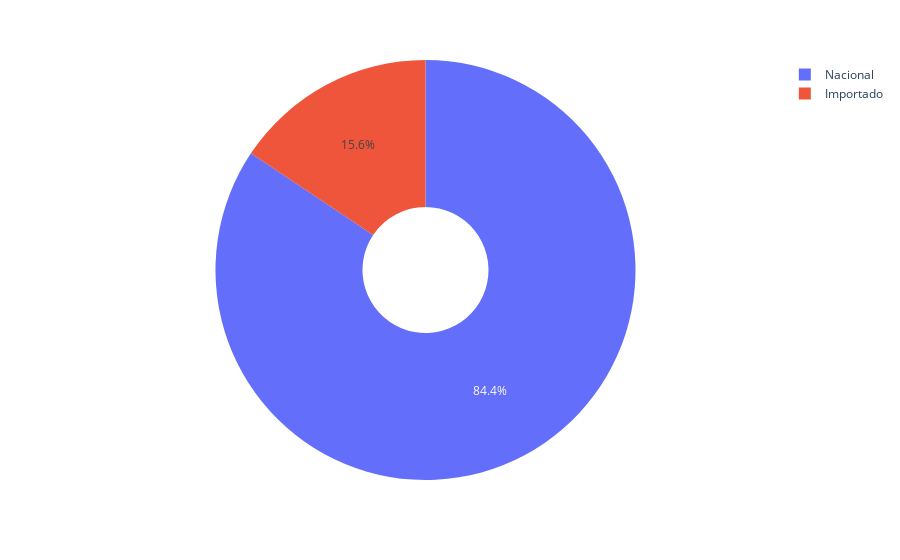

This figure's notebook cell:
### Markdown cell above
### Nacionalidade das motos da honda

### Code cell
nacionalidade_preferencia=df["nacionalidade"].value_counts().reset_index() # Analise que irá contar a quantidade de cada nacionalidade que existe na base de dados
nacionalidade_preferencia_fig=px.pie(nacionalidade_preferencia, names="nacionalidade", values="count", hole=0.3)# Criando o grafico em pizza para uma melhor visualização
nacionalidade_preferencia_fig

### Figure 1 — Plotly figure (JSON) as saved in the notebook; plotly's stock layout.template omitted (floating-point values rounded to 4 significant figures)
{"data": [{"domain": {"x": [0, 1], "y": [0, 1]}, "hole": 0.3, "hovertemplate": "nacionalidade=%{label}<br>count=%{value}<extra></extra>", "labels": ["Nacional", "Importado"], "legendgroup": "", "name": "", "showlegend": true, "type": "pie", "values": [27, 5]}], "layout": {"legend": {"tracegroupgap": 0}, "margin": {"t": 60}}}
